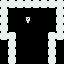

Rendered tile map (Tiled .tmx) drawn with the repository's tilesets; below, a short description and the full map source, tile grids included:
An orthogonal 8x8 tile map with 8x8 px tiles, 1 tile layer (Tile Layer 1).

<map version="1.4" tiledversion="1.4.3" orientation="orthogonal" renderorder="right-down" width="8" height="8" tilewidth="8" tileheight="8" infinite="0" nextlayerid="2" nextobjectid="1">
 <tileset firstgid="1" source="tileset.tsx" />
 <layer id="1" name="Tile Layer 1" width="8" height="8">
  <data encoding="csv">
4,4,4,4,4,4,4,4,
4,0,0,0,0,0,0,4,
4,0,0,5,0,0,0,4,
4,0,0,0,0,0,0,4,
4,4,0,0,0,0,4,4,
0,4,0,0,0,0,4,0,
0,4,0,0,0,0,4,0,
0,4,0,0,0,0,4,0
</data>
 </layer>
</map>